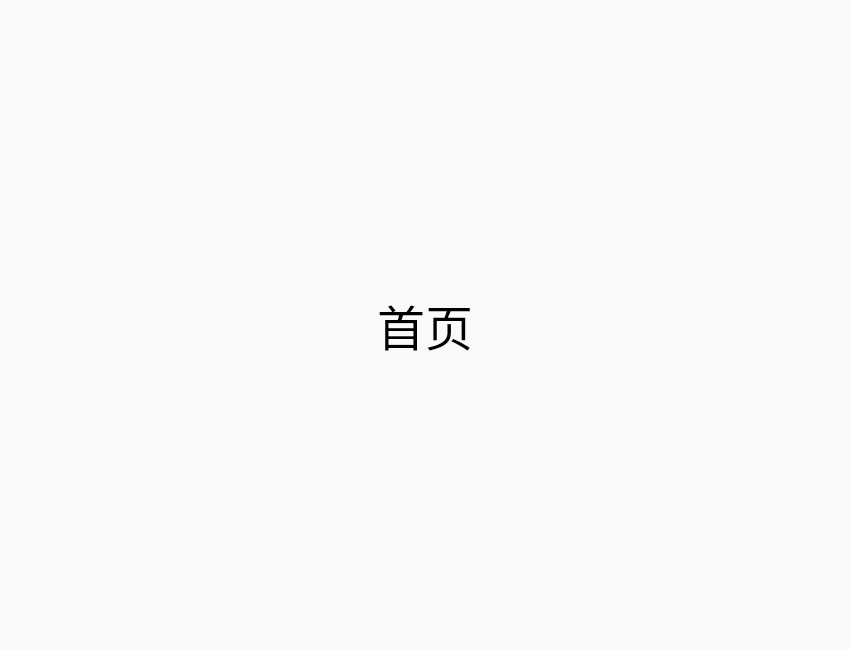
<?xml version="1.0" encoding="UTF-8"?>
<ui version="4.0">
 <class>frontPageFrame</class>
 <widget class="QFrame" name="frontPageFrame">
  <property name="geometry">
   <rect>
    <x>0</x>
    <y>0</y>
    <width>850</width>
    <height>650</height>
   </rect>
  </property>
  <property name="windowTitle">
   <string>Frame</string>
  </property>
  <property name="styleSheet">
   <string notr="true">background-color: rgb(249, 249, 249);</string>
  </property>
  <layout class="QHBoxLayout" name="horizontalLayout">
   <item>
    <widget class="QLabel" name="label">
     <property name="font">
      <font>
       <pointsize>36</pointsize>
      </font>
     </property>
     <property name="text">
      <string>首页</string>
     </property>
     <property name="alignment">
      <set>Qt::AlignCenter</set>
     </property>
    </widget>
   </item>
  </layout>
 </widget>
 <resources/>
 <connections/>
</ui>
